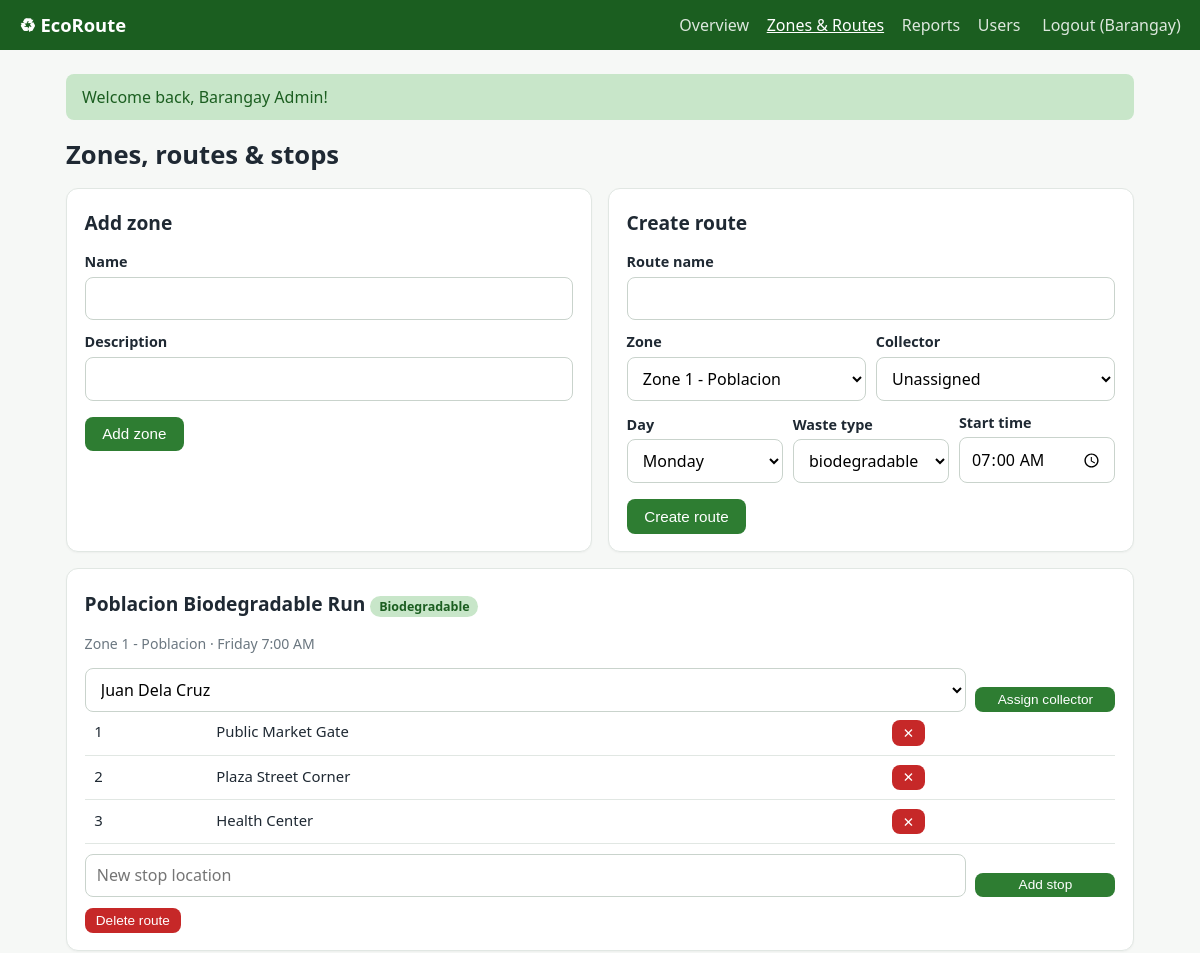
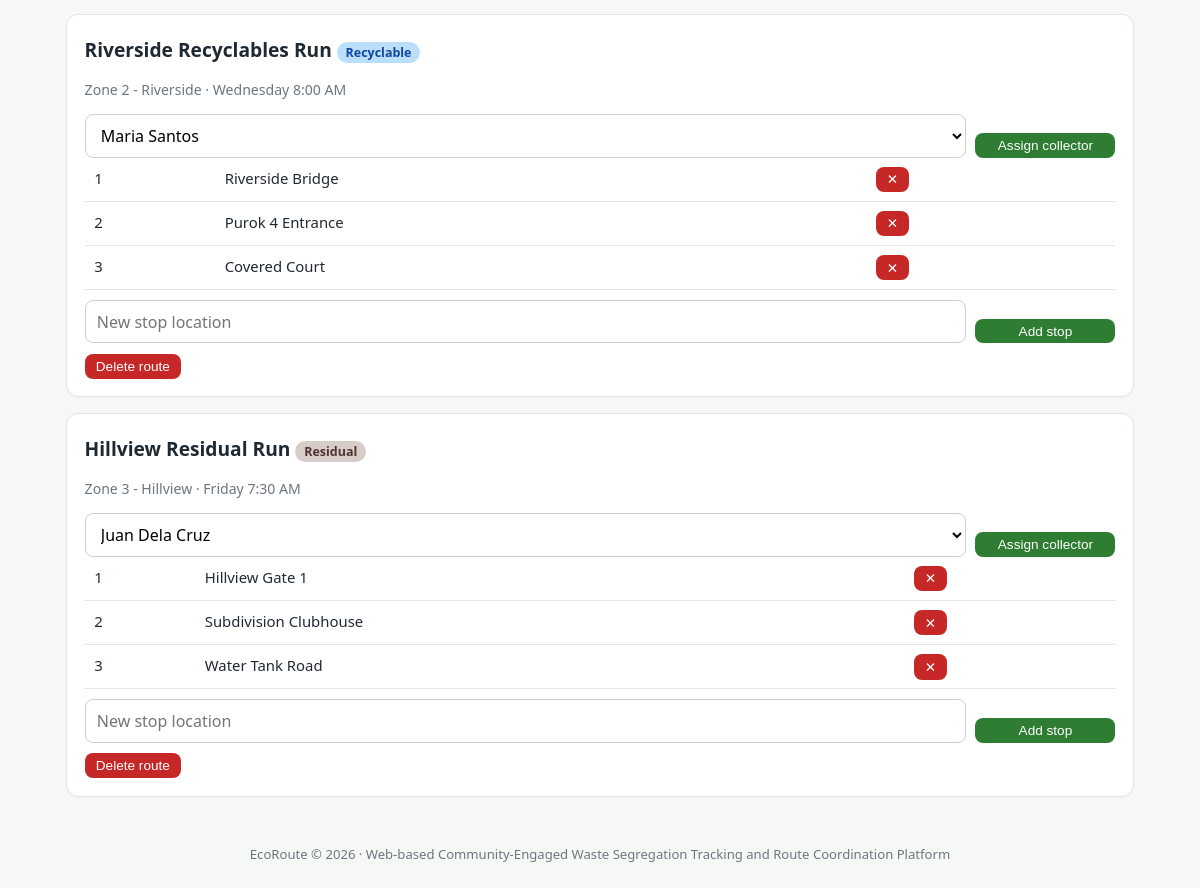
The page /admin/routes.php (signed in) on the database its author committed (2 pictures, top to bottom).
### tables this page shows
CREATE TABLE routes(
  id INT AUTO_INCREMENT PRIMARY KEY,
  name VARCHAR(100) NOT NULL,
  zone_id INT NOT NULL,
  collector_id INT NULL,
  collection_day ENUM('Monday','Tuesday','Wednesday','Thursday','Friday','Saturday','Sunday') NOT NULL,
  waste_type ENUM('biodegradable','recyclable','residual','special') NOT NULL,
  start_time TIME NOT NULL DEFAULT '07:00:00',
  FOREIGN KEY(zone_id) REFERENCES zones(id) ON DELETE CASCADE,
  FOREIGN KEY(collector_id) REFERENCES users(id) ON DELETE SET NULL
);

CREATE TABLE zones(
  id INT AUTO_INCREMENT PRIMARY KEY,
  name VARCHAR(80) NOT NULL,
  description VARCHAR(255) DEFAULT ''
);

CREATE TABLE users(
  id INT AUTO_INCREMENT PRIMARY KEY,
  name VARCHAR(100) NOT NULL,
  email VARCHAR(120) NOT NULL UNIQUE,
  password VARCHAR(255) NOT NULL,
  role ENUM('resident','collector','admin') NOT NULL DEFAULT 'resident',
  zone_id INT NULL,
  phone VARCHAR(30) DEFAULT '',
  created_at TIMESTAMP DEFAULT CURRENT_TIMESTAMP,
  FOREIGN KEY(zone_id) REFERENCES zones(id) ON DELETE SET NULL
);

CREATE TABLE route_stops(
  id INT AUTO_INCREMENT PRIMARY KEY,
  route_id INT NOT NULL,
  stop_order INT NOT NULL DEFAULT 1,
  location_name VARCHAR(120) NOT NULL,
  FOREIGN KEY(route_id) REFERENCES routes(id) ON DELETE CASCADE
);

### admin/routes.php (the view, shortened to what this page needs)
<?php require __DIR__ . '/../config.php'; require_role('admin'); $title = 'Zones & Routes';
$zones = $pdo->query('SELECT * FROM zones ORDER BY name')->fetchAll();
$cols = $pdo->query("SELECT id,name FROM users WHERE role='collector' ORDER BY name")->fetchAll();
$routes = $pdo->query("SELECT r.*, z.name zone FROM routes r JOIN zones z ON z.id=r.zone_id ORDER BY z.name, FIELD(r.collection_day,'Monday','Tuesday','Wednesday','Thursday','Friday','Saturday','Sunday')")->fetchAll();
include __DIR__ . '/../includes/header.php'; ?>
<h1>Zones, routes & stops</h1>
<div class="grid two">
<form class="card" method="post"><?= csrf() ?><input type="hidden" name="action" value="zone"><h2>Add zone</h2>
  <label>Name</label><input name="name" required><label>Description</label><input name="description"><button class="btn" style="margin-top:1rem">Add zone</button></form>
<form class="card" method="post"><?= csrf() ?><input type="hidden" name="action" value="route"><h2>Create route</h2>
  <label>Route name</label><input name="name" required>
  <div class="row"><div><label>Zone</label><select name="zone_id"><?php foreach ($zones as $z): ?><option value="<?= $z['id'] ?>"><?= e($z['name']) ?></option><?php endforeach; ?></select></div>
  <div><label>Collector</label><select name="collector_id"><option value="0">Unassigned</option><?php foreach ($cols as $c): ?><option value="<?= $c['id'] ?>"><?= e($c['name']) ?></option><?php endforeach; ?></select></div></div>
  <div class="row"><div><label>Day</label><select name="day"><?php foreach (DAYS as $d): ?><option><?= $d ?></option><?php endforeach; ?></select></div>
  <div><label>Waste type</label><select name="waste_type"><?php foreach (TYPES as $t): ?><option><?= $t ?></option><?php endforeach; ?></select></div>
  <div><label>Start time</label><input type="time" name="start_time" value="07:00"></div></div>
  <button class="btn" style="margin-top:1rem">Create route</button></form>
</div>
<?php foreach ($routes as $r):
    $sp = $pdo->prepare('SELECT * FROM route_stops WHERE route_id=? ORDER BY stop_order'); $sp->execute([$r['id']]); $stops = $sp->fetchAll(); ?>
<div class="card"><h2><?= e($r['name']) ?> <?= badge($r['waste_type']) ?></h2>
  <p class="mut"><?= e($r['zone']) ?> &middot; <?= $r['collection_day'] ?> <?= date('g:i A', strtotime($r['start_time'])) ?></p>
  <form method="post" class="row"><?= csrf() ?><input type="hidden" name="action" value="assign"><input type="hidden" name="route_id" value="<?= $r['id'] ?>">
    <select name="collector_id"><option value="0">Unassigned</option><?php foreach ($cols as $c): ?><option value="<?= $c['id'] ?>" <?= $c['id'] == $r['collector_id'] ? 'selected' : '' ?>><?= e($c['name']) ?></option><?php endforeach; ?></select>
    <button class="btn sm">Assign collector</button></form>
  <div class="tbl"><table><tbody><?php foreach ($stops as $s): ?><tr><td><?= $s['stop_order'] ?></td><td><?= e($s['location_name']) ?></td><td>
    <form method="post"><button class="btn sm red" data-confirm="Delete this stop?">✕</button></form></td></tr><?php endforeach; ?></tbody></table></div>
  <form method="post" class="row" style="margin-top:.6rem"><?= csrf() ?><input type="hidden" name="action" value="stop"><input type="hidden" name="route_id" value="<?= $r['id'] ?>">
    <input name="location_name" placeholder="New stop location" required><button class="btn sm">Add stop</button></form>
  <form method="post" style="margin-top:.6rem"><button class="btn sm red" data-confirm="Delete this route and its stops?">Delete route</button></form>
</div><?php endforeach; ?>
<?php include __DIR__ . '/../includes/footer.php'; ?>

### config.php (shortened to what this page needs)
<?php
function e($s) { return htmlspecialchars((string)$s, ENT_QUOTES, 'UTF-8'); }
function badge($s) { return '<span class="badge ' . e($s) . '">' . e(str_replace('_', ' ', $s)) . '</span>'; }

### assets/css/style.css (style rules this page uses)
:root { --g:#2e7d32;--gd:#1b5e20;--gl:#e8f5e9;--ink:#1f2933;--mut:#6b7780;--bd:#e1e7e3;--bg:#f6f8f6;--warn:#f9a825;--bad:#c62828 }
* { box-sizing:border-box }
body { margin:0;font-family:system-ui,"Segoe UI",sans-serif;background:var(--bg);color:var(--ink);line-height:1.5 }
h1,h2,h3 { margin:.2rem 0 .8rem }
h1 { font-size:1.6rem }
h2 { font-size:1.2rem }
.grid { display:grid;gap:1rem;grid-template-columns:repeat(auto-fit,minmax(210px,1fr)) }
.grid.two { grid-template-columns:repeat(auto-fit,minmax(340px,1fr)) }
.card { background:#fff;border:1px solid var(--bd);border-radius:12px;padding:1.1rem;margin-bottom:1rem;box-shadow:0 1px 2px rgba(0,0,0,.04) }
.btn { display:inline-block;background:var(--g);color:#fff;border:0;border-radius:8px;padding:.55rem 1.1rem;font-size:.95rem;cursor:pointer;text-decoration:none }
.btn.sm { padding:.3rem .7rem;font-size:.85rem }
.btn.red { background:var(--bad) }
label { display:block;font-weight:600;font-size:.9rem;margin:.7rem 0 .25rem }
input,select,textarea { width:100%;padding:.55rem .7rem;border:1px solid #c9d3cc;border-radius:8px;font:inherit;background:#fff }
.row { display:flex;gap:.6rem;flex-wrap:wrap;align-items:flex-end }
.row>* { flex:1;min-width:140px }
.row .btn { flex:0;margin:0;width:auto }
table { width:100%;border-collapse:collapse;font-size:.93rem }
th,td { padding:.55rem .6rem;border-bottom:1px solid var(--bd);text-align:left;vertical-align:top }
.tbl { overflow-x:auto }
.badge { padding:.12rem .55rem;border-radius:99px;font-size:.78rem;font-weight:600;background:#eceff1;text-transform:capitalize }
.badge.biodegradable,.badge.collected,.badge.resolved { background:#c8e6c9;color:#1b5e20 }
.badge.recyclable { background:#bbdefb;color:#0d47a1 }
.badge.residual { background:#d7ccc8;color:#4e342e }
.mut { color:var(--mut);font-size:.88rem }

### rows shown on the page
routes: name "Poblacion Biodegradable Run", waste_type "Biodegradable", zone.name "Zone 1 - Poblacion", collection_day "Friday", start_time "7:00 AM", collector_id "Juan Dela Cruz"
route_stops: stop_order "1", location_name "Public Market Gate"
route_stops: stop_order "2", location_name "Plaza Street Corner"
route_stops: stop_order "3", location_name "Health Center"
routes: name "Riverside Recyclables Run", waste_type "Recyclable", zone.name "Zone 2 - Riverside", collection_day "Wednesday", start_time "8:00 AM", collector_id "Maria Santos"
route_stops: stop_order "1", location_name "Riverside Bridge"
route_stops: stop_order "2", location_name "Purok 4 Entrance"
route_stops: stop_order "3", location_name "Covered Court"
routes: name "Hillview Residual Run", waste_type "Residual", zone.name "Zone 3 - Hillview", collection_day "Friday", start_time "7:30 AM", collector_id "Juan Dela Cruz"
route_stops: stop_order "1", location_name "Hillview Gate 1"
route_stops: stop_order "2", location_name "Subdivision Clubhouse"
route_stops: stop_order "3", location_name "Water Tank Road"

### other values the page prints
$n[1] "Overview"
$n[1] "Zones & Routes"
$n[1] "Reports"
$n[1] "Users"
explode(' ', $u['name'])[0] "Barangay"
$f[0] "Welcome back, Barangay Admin!"
form field zone_id "Zone 1 - Poblacion"
form field day "Monday"
form field waste_type "biodegradable"
